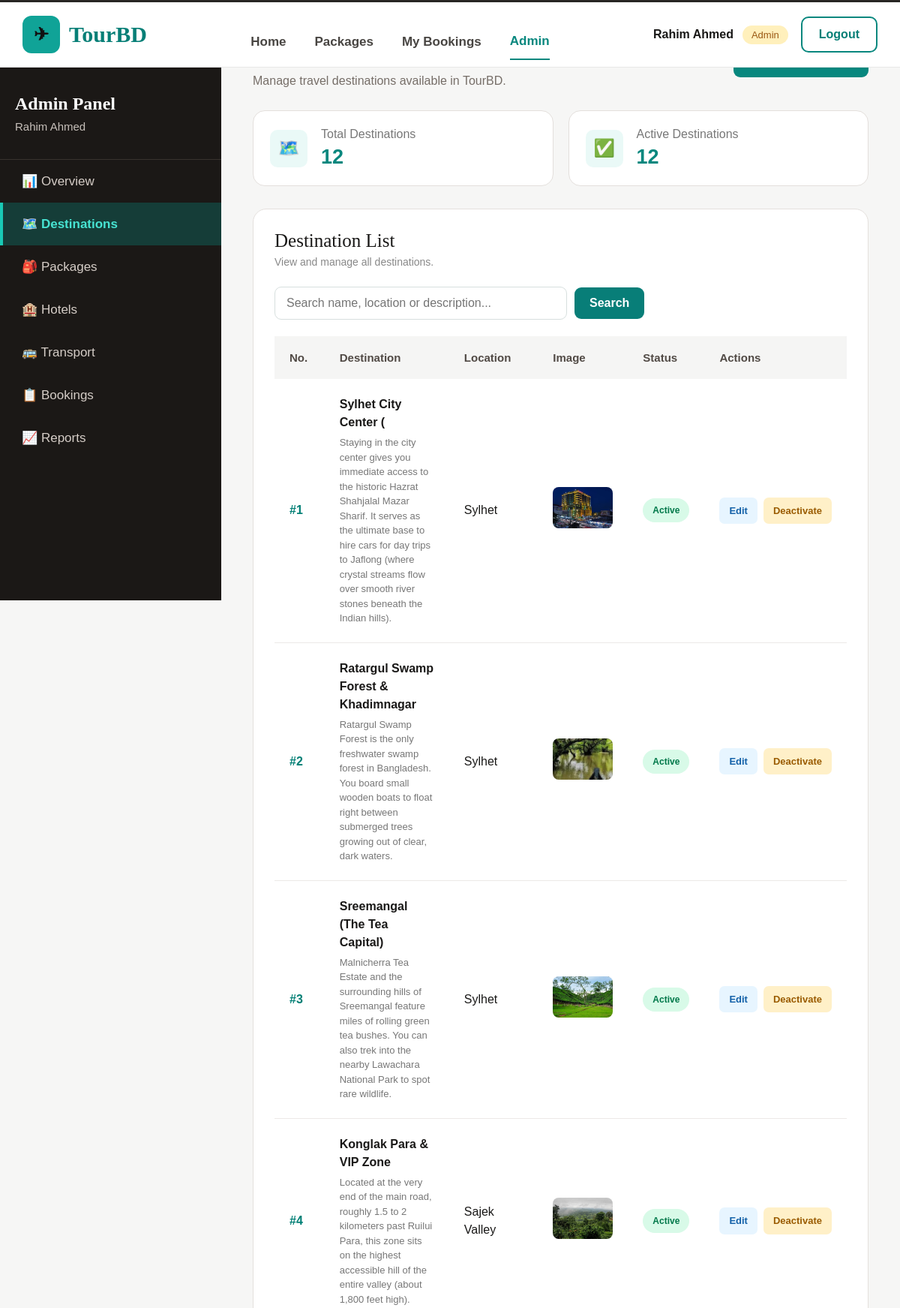
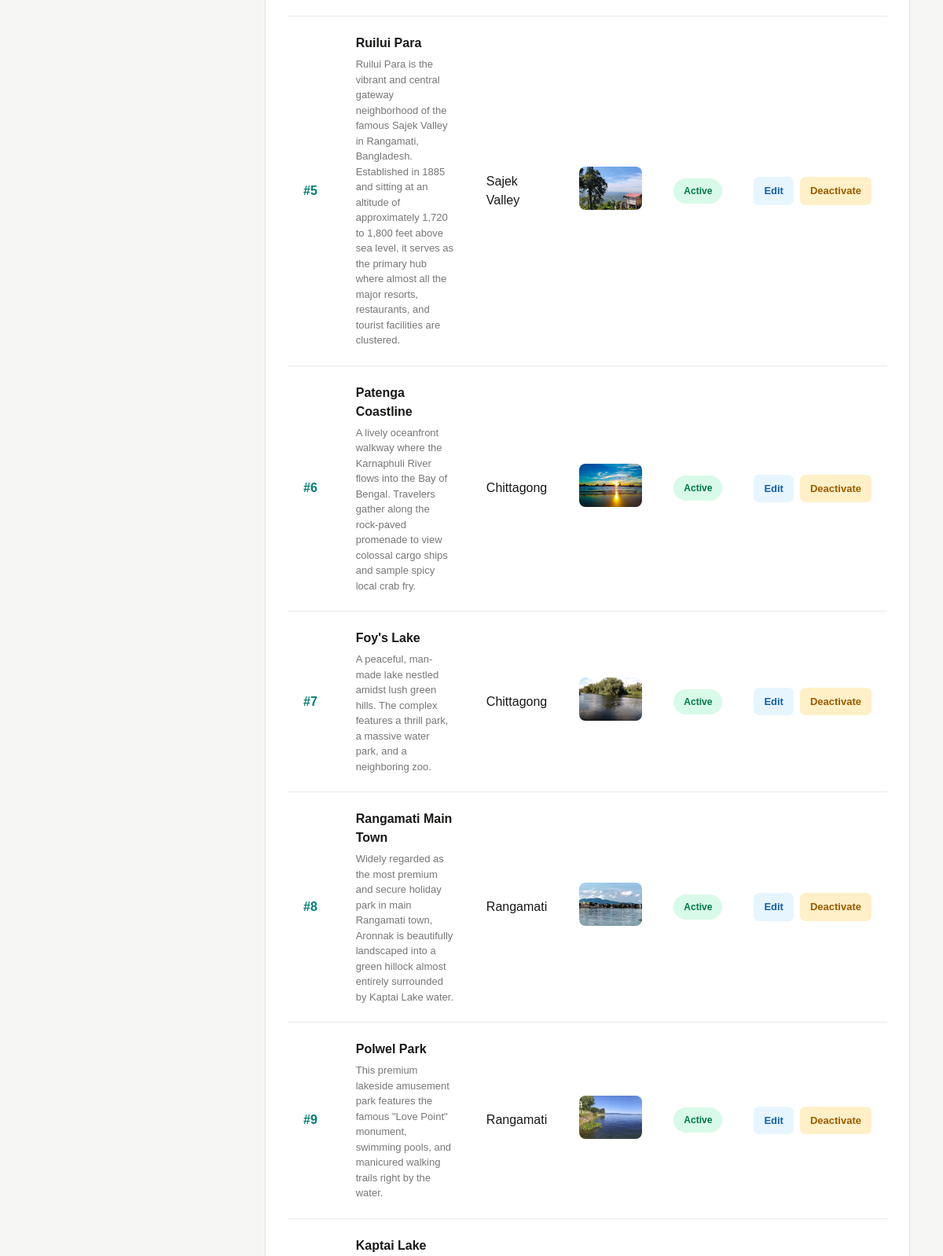
Page /admin/destination.php (signed in, upper part) on the committed database (2 pictures, top to bottom).
### tables this page shows
CREATE TABLE `destinations` (
  `destination_id` int(11) NOT NULL,
  `destination_name` varchar(100) NOT NULL,
  `location` varchar(120) DEFAULT NULL,
  `description` text DEFAULT NULL,
  `image_url` varchar(500) DEFAULT NULL,
  `active` int(11) NOT NULL
);

### config/db.php (called while the page is built, shortened)
<?php
function e($value)
{
    return htmlspecialchars(
        $value ?? '',
        ENT_QUOTES,
        'UTF-8'
    );
}
?>

### admin/destination.php (the view, shortened to what this page needs)
<?php
require_once "../config/db.php";
$search =
    isset($_GET['search'])
        ? trim($_GET['search'])
        : '';
$per_page = 10;
$page =
    isset($_GET['page'])
        ? max(1, (int) $_GET['page'])
        : 1;
if($search !== ''){
    $search_value =
        '%' . $search . '%';
    $filtered_count_sql = "
        SELECT COUNT(*) AS matching_total
        FROM destinations
        WHERE destination_name LIKE ?
           OR location LIKE ?
           OR description LIKE ?
    ";
    $filtered_count_stmt =
        mysqli_prepare(
            $conn,
            $filtered_count_sql
        );
    mysqli_stmt_bind_param(
        $filtered_count_stmt,
        'sss',
        $search_value,
        $search_value,
        $search_value
    );
    mysqli_stmt_execute(
        $filtered_count_stmt
    );
    $filtered_count_result =
        mysqli_stmt_get_result(
            $filtered_count_stmt
        );
}
else{
    $filtered_count_result =
        mysqli_query(
            $conn,
            'SELECT COUNT(*) AS matching_total
             FROM destinations'
        );
}
$matching_destinations =
    (int) mysqli_fetch_assoc(
        $filtered_count_result
    )['matching_total'];
$total_pages =
    max(
        1,
        (int) ceil(
            $matching_destinations / $per_page
        )
    );
$page =
    min(
        $page,
        $total_pages
    );
$offset =
    ($page - 1) * $per_page;
if($search !== ''){
    $destination_sql = "
        SELECT *
        FROM destinations
        WHERE destination_name LIKE ?
           OR location LIKE ?
           OR description LIKE ?
        ORDER BY destination_id DESC
        LIMIT ? OFFSET ?
    ";
    $destination_stmt =
        mysqli_prepare(
            $conn,
            $destination_sql
        );
    mysqli_stmt_bind_param(
        $destination_stmt,
        'sssii',
        $search_value,
        $search_value,
        $search_value,
        $per_page,
        $offset
    );
}
else{
    $destination_sql = "
        SELECT *
        FROM destinations
        ORDER BY destination_id DESC
        LIMIT ? OFFSET ?
    ";
    $destination_stmt =
        mysqli_prepare(
            $conn,
            $destination_sql
        );
    mysqli_stmt_bind_param(
        $destination_stmt,
        'ii',
        $per_page,
        $offset
    );
}
mysqli_stmt_execute(
    $destination_stmt
);
$destination_result =
    mysqli_stmt_get_result(
        $destination_stmt
    );
$display_number =
    $matching_destinations > 0
        ? $offset + 1
        : 1;
$count_sql = "
    SELECT
        COUNT(*) AS total,
        SUM(
            CASE
                WHEN active = 1
                THEN 1
                ELSE 0
            END
        ) AS active_total
    FROM destinations
";
$count_result =
    mysqli_query(
        $conn,
        $count_sql
    );
$count_row =
    mysqli_fetch_assoc(
        $count_result
    );
$total_destinations =
    $count_row['total'];
$active_destinations =
    $count_row['active_total'];
?>
<!DOCTYPE html>
<html>
<head>
<link
    rel="stylesheet"
    href="admin.css"
>
</head>
<body>
<header class="top-navbar">
    <div class="top-logo">
        <div class="logo-icon">
            ✈
        </div>
        <span>
            TourBD
        </span>
    </div>
    <nav class="top-links">
        <a href="../index.php">
            Home
        </a>
        <a href="../packages.php">
            Packages
        </a>
        <a href="../my_bookings.php">
            My Bookings
        </a>
        <a
            href="dashboard.php"
            class="active"
        >
            Admin
        </a>
    </nav>
    <div class="top-user">
        <strong>
            <?php
            echo e(
                $_SESSION['name']
            );
            ?>
        </strong>
        <span class="admin-badge">
            Admin
        </span>
        <a
            href="../logout.php"
            class="logout-button"
        >
            Logout
        </a>
    </div>
</header>
<aside class="admin-sidebar">
    <div class="sidebar-title">
        <h2>
            Admin Panel
        </h2>
        <p>
            <?php
            echo e(
                $_SESSION['name']
            );
            ?>
        </p>
    </div>
    <div class="sidebar-menu">
        <a href="dashboard.php">
            📊 Overview
        </a>
        <a
            href="destination.php"
            class="active"
        >
            🗺️ Destinations
        </a>
        <a href="packages.php">
            🎒 Packages
        </a>
        <a href="hotels.php">
            🏨 Hotels
        </a>
        <a href="transport.php">
            🚌 Transport
        </a>
        <a href="bookings.php">
            📋 Bookings
        </a>
        <a href="reports.php">
            📈 Reports
        </a>
    </div>
</aside>
<main class="admin-main">
<section class="admin-page-title">
    <div>
        <h1>
        </h1>
        <p>
            Manage travel destinations available in TourBD.
        </p>
    </div>
    <a
        href="#destination-form"
        class="add-admin-button"
    >
    </a>
</section>
<section class="destination-summary">
    <div class="destination-summary-card">
        <span>
            🗺️
        </span>
        <div>
            <p>
                Total Destinations
            </p>
            <h2>
                <?php
                echo $total_destinations;
                ?>
            </h2>
        </div>
    </div>
    <div class="destination-summary-card">
        <span>
            ✅
        </span>
        <div>
            <p>
                Active Destinations
            </p>
            <h2>
                <?php
                echo $active_destinations;
                ?>
            </h2>
        </div>
    </div>
</section>
<section
    class="admin-table-card"
    id="destination-list"
>
    <div class="table-card-heading">
        <div>
            <h2>
                Destination List
            </h2>
            <p>
                View and manage all destinations.
            </p>
        </div>
    </div>
    <form
        method="GET"
        action="destination.php#destination-list"
        class="destination-search-form"
        role="search"
    >
        <input
            type="search"
            name="search"
            value="<?php echo e($search); ?>"
            placeholder="Search name, location or description..."
            aria-label="Search destinations"
        >
        <button type="submit">
            Search
        </button>
    </form>
    <div class="table-wrapper">
        <table>
            <thead>
                <tr>
                    <th>
                        No.
                    </th>
                    <th>
                        Destination
                    </th>
                    <th>
                        Location
                    </th>
                    <th>
                        Image
                    </th>
                    <th>
                        Status
                    </th>
                    <th>
                        Actions
                    </th>
                </tr>
            </thead>
            <tbody>
            <?php
            if(
                mysqli_num_rows(
                    $destination_result
                ) > 0
            ){
                while(
                    $destination =
                    mysqli_fetch_assoc(
                        $destination_result
                    )
                ){
            ?>
                <tr>
                    <td class="booking-number">
                        #<?php
                        echo $display_number++;
                        ?>
                    </td>
                    <td>
                        <strong>
                            <?php
                            echo e(
                                $destination[
                                    'destination_name'
                                ]
                            );
                            ?>
                        </strong>
                        <p class="table-description">
                            <?php
                            echo e(
                                $destination[
                                    'description'
                                ]
                            );
                            ?>
                        </p>
                    </td>
                    <td>
                        <?php
                        echo e(
                            $destination[
                                'location'
                            ]
                        );
                        ?>
                    </td>
                    <td>
                        <?php
                        if(
                            $destination[
                                'image_url'
                            ] != ''
                        ){
                        ?>
                            <img
                                src="../assets/images/<?php
                                echo e(
                                    $destination[
                                        'image_url'
                                    ]
                                );
                                ?>"
                                class="admin-destination-image"
                                alt="Destination image"
                            >
                        <?php
                        }
                        else{
                            echo "No image";
                        }
                        ?>
                    </td>
                    <td>
                        <?php
                        if(
                            $destination['active']
                            == 1
                        ){
                        ?>
                            <span class="
                                destination-status
                                active-status
                            ">
                                Active
                            </span>
                        <?php
                        }
                        ?>
                    </td>
                    <td>
                        <div class="action-buttons">
                            <a
                                href="destination.php?edit=<?php
                                echo $destination[
                                    'destination_id'
                                ];
                                ?>#destination-form"
                                class="edit-button"
                            >
                                Edit
                            </a>
                            <a
                                href="destination.php?toggle=<?php
                                echo $destination[
                                    'destination_id'
                                ];
                                ?>"
                                class="status-button"
                            >
                                <?php
                                if(
                                    $destination[
                                        'active'
                                    ] == 1
                                ){
                                    echo "Deactivate";
                                }
                                else{
                                    echo "Activate";
                                }
                                ?>
                            </a>
                        </div>
                    </td>
                </tr>
            <?php
                }
            }
            ?>
            </tbody>
        </table>
    </div>
</section>
</main>
</body>
</html>

### admin/admin.css (style rules this page uses)
* { margin:0; padding:0; box-sizing:border-box; }
body { background:#f6f6f5; color:#191817; font-family: Arial, Helvetica, sans-serif; }
a { text-decoration:none; color:inherit; }
.top-navbar { height:90px; background:white; border-top:3px solid #282624; border-bottom:1px solid #e8e8e8; display:flex; align-items:center; justify-content:space-between; padding:0 30px; left:0; right:0; z-index:10; position:fixed; }
.top-logo { display:flex; align-items:center; gap:12px; color:#077f77; font-family:Georgia, serif; font-size:30px; font-weight:bold; }
.logo-icon { width:50px; height:50px; border-radius:12px; background:#10a397; color:#111; display:flex; justify-content:center; align-items:center; font-size:24px; }
.top-links { display:flex; align-items:center; gap:38px; }
.top-links a { font-size:17px; font-weight:600; color:#484542; padding:32px 0 13px; }
.top-links a.active { color:#07877e; border-bottom: 2px solid #07877e; }
.top-user { display:flex; align-items:center; gap:12px; }
.top-user strong { font-size:16px; }
.admin-badge { background:#fff0bc; color:#995711; padding:5px 12px; border-radius:20px; font-size:13px; }
.logout-button { border:2px solid #07877e; color:#077f77; border-radius:10px; padding:13px 22px; font-weight:bold; margin-left:5px; }
.admin-sidebar { position:absolute; top:90px; left:0; width:295px; min-height: calc(100vh - 90px); background:#1b1816; color:white; }
.sidebar-title { padding:35px 20px; border-bottom: 1px solid #38322e; }
.sidebar-title h2 { font-family:Georgia, serif; font-size:24px; margin-bottom:8px; }
.sidebar-title p { color:#c7c0ba; font-size:15px; }
.sidebar-menu { display:flex; flex-direction:column; }
.sidebar-menu a { color:#d5cdc7; padding:18px 25px; font-size:17px; border-left: 4px solid transparent; }
.sidebar-menu a.active { background:#153d38; color:#47e3d2; font-weight:bold; border-left-color:#19c9b5; }
.admin-main { margin-left:295px; padding:45px 42px 70px; min-height: calc(100vh - 90px); }
.table-wrapper { overflow-x:auto; }
table { width:100%; border-collapse:collapse; }
thead { background:#f5f5f4; }
th { text-align:left; padding:20px; font-size:15px; color:#514a45; }
td { padding:22px 20px; border-bottom: 1px solid #ece9e7; font-size:16px; line-height:1.5; }
.booking-number { color:#007f75; font-weight:bold; }
.admin-page-title { display:flex; justify-content:space-between; align-items:center; margin-bottom:30px; }
.admin-page-title h1 { font-family:Georgia, serif; font-size:38px; font-weight:normal; margin-bottom:10px; }
.admin-page-title p { color:#766e68; }
.add-admin-button { background:#07877e; color:white; padding:13px 22px; border-radius:9px; font-weight:bold; }
.destination-summary { display:grid; grid-template-columns: repeat(2,1fr); gap:20px; margin-bottom:30px; }
.destination-summary-card { background:white; border:1px solid #e3dfdc; border-radius:16px; padding:22px; display:flex; align-items:center; gap:18px; }
.destination-summary-card > span { width:50px; height:50px; background:#eaf9f7; display:flex; align-items:center; justify-content:center; border-radius:10px; font-size:23px; }
.destination-summary-card p { color:#777; margin-bottom:6px; }
.destination-summary-card h2 { color:#07877e; font-size:27px; }
.admin-table-card { background:white; border:1px solid #e4e0dd; border-radius:18px; padding:28px; margin-bottom:35px; }
.table-card-heading { display:flex; justify-content:space-between; align-items:center; margin-bottom:25px; }
.table-card-heading h2 { font-family:Georgia, serif; font-size:25px; font-weight:normal; margin-bottom:6px; }
.table-card-heading p { color:#888; font-size:14px; }
.table-description { color:#777; font-size:13px; margin-top:5px; max-width:280px; }
.admin-destination-image { width:80px; height:55px; object-fit:cover; border-radius:8px; }
.destination-status { display:inline-block; padding:7px 13px; border-radius:20px; font-size:12px; font-weight:bold; }
.active-status { background:#d8fae8; color:#007849; }
.action-buttons { display:flex; gap:8px; }
.edit-button { padding:8px 13px; background:#e7f5ff; color:#1260a8; border-radius:7px; font-size:13px; font-weight:bold; }
.status-button { padding:8px 13px; background:#fff0c8; color:#9a5b00; border-radius:7px; font-size:13px; font-weight:bold; }

### rows in the picture
destinations: destination_name "Sylhet City Center (", description "Staying in the city center gives you immediate access to the historic Hazrat Shahjalal Mazar Sharif. It serves as the ultimate base to hire cars for day trips to Jaflong (where crystal streams flow over smooth river stones beneath the Indian hills).", location "Sylhet", image_url (picture), active "Active"
destinations: destination_name "Ratargul Swamp Forest & Khadimnagar", description "Ratargul Swamp Forest is the only freshwater swamp forest in Bangladesh. You board small wooden boats to float right between submerged trees growing out of clear, dark waters.", location "Sylhet", image_url (picture), active "Active"
destinations: destination_name "Sreemangal (The Tea Capital)", description "Malnicherra Tea Estate and the surrounding hills of Sreemangal feature miles of rolling green tea bushes. You can also trek into the nearby Lawachara National Park to spot rare wildlife.", location "Sylhet", image_url (picture), active "Active"
destinations: destination_name "Konglak Para & VIP Zone", description "Located at the very end of the main road, roughly 1.5 to 2 kilometers past Ruilui Para, this zone sits on the highest accessible hill of the entire valley (about 1,800 feet high).", location "Sajek Valley", image_url (picture), active "Active"
destinations: destination_name "Ruilui Para", description "Ruilui Para is the vibrant and central gateway neighborhood of the famous Sajek Valley in Rangamati, Bangladesh. Established in 1885 and sitting at an altitude of approximately 1,720 to 1,800 feet above sea level, it serves as the primary hub where almost all the major resorts, restaurants, and tourist facilities are clustered.", location "Sajek Valley", image_url (picture), active "Active"
destinations: destination_name "Patenga Coastline", description "A lively oceanfront walkway where the Karnaphuli River flows into the Bay of Bengal. Travelers gather along the rock-paved promenade to view colossal cargo ships and sample spicy local crab fry.", location "Chittagong", image_url (picture), active "Active"
destinations: destination_name "Foy's Lake", description "A peaceful, man-made lake nestled amidst lush green hills. The complex features a thrill park, a massive water park, and a neighboring zoo.", location "Chittagong", image_url (picture), active "Active"
destinations: destination_name "Rangamati Main Town", description "Widely regarded as the most premium and secure holiday park in main Rangamati town, Aronnak is beautifully landscaped into a green hillock almost entirely surrounded by Kaptai Lake water.", location "Rangamati", image_url (picture), active "Active"
destinations: destination_name "Polwel Park", description "This premium lakeside amusement park features the famous \"Love Point\" monument, swimming pools, and manicured walking trails right by the water.", location "Rangamati", image_url (picture), active "Active"
destinations: destination_name "Kaptai Lake"

### other values in the picture
$_SESSION['name'] "Rahim Ahmed"
$total_destinations "12"
$active_destinations "12"
